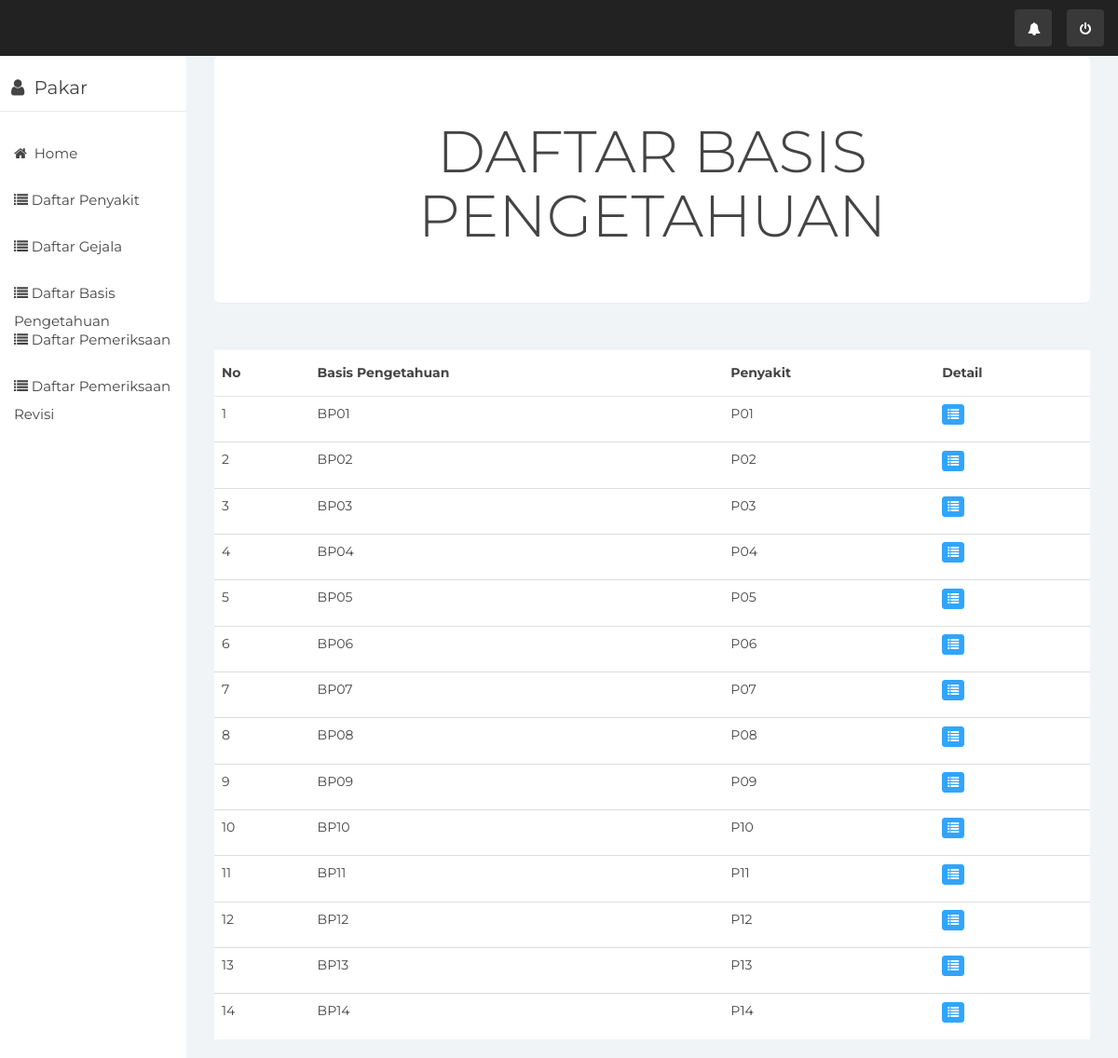
Before: /index.php/pakar/DataBasis with the older database file.
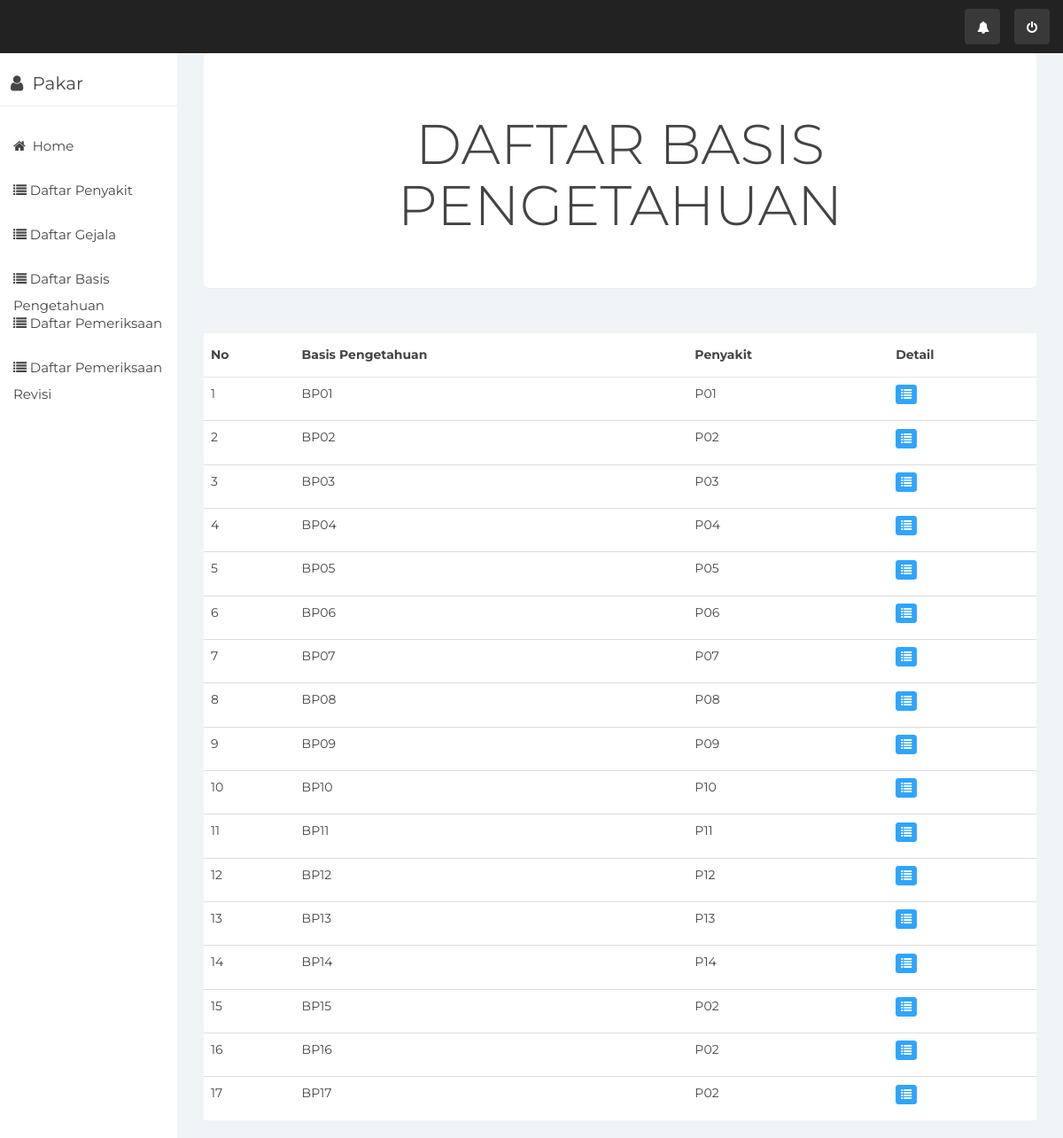
After: the same page with the newer database file.
### tables this page shows
CREATE TABLE `tb_basis_pengetahuan` (
  `id_basis_pengetahuan` varchar(10) NOT NULL,
  `id_penyakit` varchar(10) NOT NULL
);

### application/controllers/Pakar.php (called while the page is built, shortened)
<?php
class Pakar extends CI_Controller {
	public function __construct(){
		$this->load->model('M_pakar');
		$this->load->helper('url','form');
		$this->load->library('form_validation');
	}
	public function DataBasis()
	{
		$data['basis'] = $this->M_pakar->getDataBasis();
		$this->load->view('basisPakar',$data);
	}
}
?>

### index.php (called while the page is built, shortened)
<?php
require_once BASEPATH.'core/CodeIgniter.php';

### application/models/M_pakar.php (called while the page is built, shortened)
<?php
class M_Pakar extends CI_Model {
	function getDataBasis()
	{
		$query = $this->db->query("SELECT tb_penyakit.id_penyakit, tb_penyakit.nama_penyakit, tb_basis_pengetahuan.* FROM tb_basis_pengetahuan JOIN tb_penyakit ON tb_basis_pengetahuan.id_penyakit = tb_penyakit.id_penyakit ORDER BY id_basis_pengetahuan ASC");
		return $query->result();
	}
}

### application/views/basisPakar.php (the view, shortened to what this page needs)
<?php $this->load->view('headerpakar'); ?>
<div class="col-sm-9 col-sm-offset-3 col-lg-10 col-lg-offset-2 main">
	    <div class="main-panel">
        <div class="content">
            <div class="container-fluid">
                <div class="row">
                    <div class="col-md-12">
                          <div class="jumbotron text-center">
                                 <h1>DAFTAR BASIS PENGETAHUAN</h1>
                          </div>
                        <div class="card">
                            <div class="content table-responsive table-full-width">
                                <table class="table table-hover table-striped">
                                    <table class="table table-hover" id="example">
                                        <thead>
                                            <th>No</th>
                                            <th>Basis Pengetahuan</th>
                                            <th>Penyakit</th>
                                            <th>Detail</th>
                                        </thead>
                                        <tbody>
                                            <?php
                                             $no=1;
                                             foreach ($basis as $key) { ?>
                                            <tr>
                                                <td><?php echo $no ?>  </td>
                                                <td><?php echo $key->id_basis_pengetahuan;?></td>
                                                <td><?php echo $key->id_penyakit;?></td>
                                               <td><a href="<?=site_url()?>/Pakar/detailBasis/<?php echo $key->id_basis_pengetahuan ?>"> <p data-placement="top" data-toogle="tooltip" title="Detail"><button class="btn btn-primary btn-xs" data-title="Detail" data-toggle="modal" data-target="#detail"><span class="glyphicon glyphicon-list"></span></button></p></td>
                                            </tr>
                                            <?php
                                             $no++;
                                             }?>
                                        </tbody>
                                    </table>
                                </table>
                            </div>
                        </div>
                    </div>
                </div>
            </div>
        </div>

### application/views/headerpakar.php (shortened to what this page needs)
<!DOCTYPE html>
<html>
<head>
	<link href="<?php echo base_url()?>assets/css/bootstrap.min.css" rel="stylesheet">
	<link href="<?php echo base_url()?>assets/css/font-awesome.min.css" rel="stylesheet">
	<link href="<?php echo base_url()?>assets/css/datepicker3.css" rel="stylesheet">
	<link href="<?php echo base_url()?>assets/css/styles.css" rel="stylesheet">
</head>
<body>
	<nav class="navbar navbar-custom navbar-fixed-top" role="navigation">
		<div class="container-fluid">
			<div class="navbar-header">
				<ul class="nav navbar-top-links navbar-right">
					<li class="dropdown"><a class="dropdown-toggle count-info" data-toggle="dropdown" href="#">
						<em class="fa fa-bell"></em><span class="label label-info"></span>
					</a>
					</li>
					<li class="dropdown"><a class="dropdown-toggle count-info" data-toggle="dropdown" href="<?php echo site_url('Pengelola/logout')?>">
						<em class="fa fa-power-off">&nbsp;</em><span class="label label-info"></span>
					</a>
					</li>
				</ul>
			</div>
		</div>
	</nav>
	<div id="sidebar-collapse" class="col-sm-3 col-lg-2 sidebar">
		<div class="profile-sidebar">
			<div class="profile-usertitle">
				<div class="profile-usertitle-name"><em class="fa fa-user">&nbsp;</em> Pakar</div>
			</div>
		</div>
		<ul class="nav menu">
			<li><a href="<?=site_url()?>/Pakar/index"><em class="fa fa-home">&nbsp;</em> Home</a></li>
			<li><a href="<?=site_url()?>/Pakar/DataPenyakit"><em class="fa fa-list">&nbsp;</em>Daftar Penyakit</a></li>
			<li><a href="<?=site_url()?>/Pakar/DataGejala"><em class="fa fa-list">&nbsp;</em>Daftar Gejala</a></li>
			<li><a href="<?=site_url()?>/Pakar/DataBasis"><em class="fa fa-list">&nbsp;</em>Daftar Basis Pengetahuan</a></li>
			<li><a href="<?=site_url()?>/Pakar/DataPemeriksaan"><em class="fa fa-list">&nbsp;</em>Daftar Pemeriksaan</a></li>
			<li><a href="<?=site_url()?>/Pakar/DataPemeriksaanRevisi"><em class="fa fa-list">&nbsp;</em>Daftar Pemeriksaan Revisi</a></li>
		</ul>
	</div>
</body>

### assets/css/styles.css (style rules this page uses)
body { background: #f1f4f7; padding-top: 60px; font-size: 14px; color: #444444; font-family: "Montserrat", "Helvetica Neue", Helvetica, Arial, sans-serif; }
p { color: #777; }
a, a:hover, a:focus { color: #30a5ff; }
h1, h2, h3, h4, h5, h6 { color: #444444; }
h1 { font-weight: 300; font-size: 40px; }
.navbar-custom { background: #222; height: 60px; }
.dropdown { background: rgba(255, 255, 255, 0.1); float: left; margin: 10px 8px; padding: 0px; border-radius: 4px; }
.dropdown a.dropdown-toggle { color: #fff; height: 40px; width: 40px; padding-top: 11px; padding-left: 9px; }
.navbar-top-links li:last-child { margin-right: 15px; }
.dropdown em { margin: 0 5px; }
.btn-primary, .btn-primary:hover, .btn-primary:focus, .btn-primary:active, .btn-primary.active, .open > .dropdown-toggle.btn-primary, .btn-primary.disabled, .btn-primary[disabled], fieldset[disabled] .btn-primary, .btn-primary.disabled:hover, .btn-primary[disabled]:hover, fieldset[disabled] .btn-primary:hover, .btn-primary.disabled:focus, .btn-primary[disabled]:focus, fieldset[disabled] .btn-primary:focus, .btn-primary.disabled:active, .btn-primary[disabled]:active, fieldset[disabled] .btn-primary:active, .btn-primary.disabled.active, .btn-primary[disabled].active, fieldset[disabled] .btn-primary.active { background-color: #30a5ff; border-color: #30a5ff; }
.jumbotron { background: #fff; border-bottom: 1px solid #e9ecf2; color: #444444; }
.navbar { border: 0; }
.sidebar { display: block; padding: 0; display: none; box-shadow: none; background: #fff; }
.sidebar ul { margin: 20px 0px; }
@media (min-width: 768px) { .sidebar { display: block; position: fixed; top: 60px; bottom: 0; left: 0; z-index: 1000; display: block; margin: 0; padding: 0; overflow-x: hidden; overflow-y: auto; } }
@media (min-width: 768px) { .navbar-header { width: 100%; } }
.sidebar ul.nav li a { height: 50px; font-size: 15px; line-height: 2em; color: #444444; }
.profile-sidebar { padding: 10px 0; border-bottom: 1px solid #e9ecf2; }
.profile-usertitle { float: left; text-align: left; margin: 10px 0 0 12px; }
.profile-usertitle-name { font-size: 20px; margin-bottom: 0px; }
.table { background: #fff; }
.table > thead > tr > th { border-bottom: 1px solid #e6e7e8; vertical-align: middle; height: 50px; }

Changed rows visible on the page:
added tb_basis_pengetahuan: id_basis_pengetahuan "BP15", id_penyakit "P02"
added tb_basis_pengetahuan: id_basis_pengetahuan "BP16", id_penyakit "P02"
added tb_basis_pengetahuan: id_basis_pengetahuan "BP17", id_penyakit "P02"
